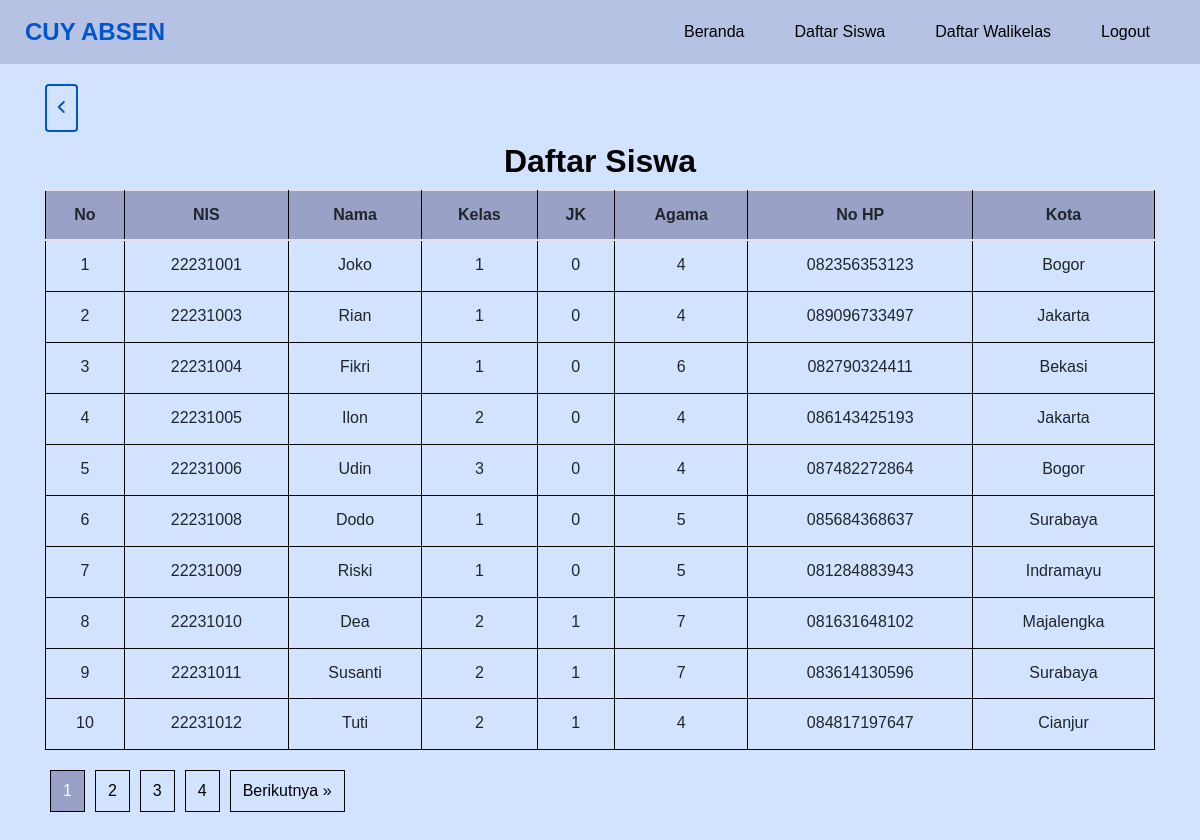
The page /siswa.php (signed in) on the database its author committed.
### tables this page shows
CREATE TABLE `siswa` (
  `nis` char(8) NOT NULL,
  `nama` varchar(11) DEFAULT NULL,
  `kelas` varchar(8) DEFAULT NULL,
  `jk` char(1) DEFAULT NULL,
  `agama` char(8) DEFAULT NULL,
  `no_hp` char(13) DEFAULT NULL,
  `kota` varchar(10) DEFAULT NULL
);

### siswa.php (the view, shortened to what this page needs)
<?php
include('db/conn.php');
$limit = 10;
$page = isset($_GET['page']) ? (int)$_GET['page'] : 1;
$offset = ($page - 1) * $limit;
$totalQuery = $conn->query("SELECT COUNT(*) AS total FROM siswa");
$totalData = $totalQuery->fetch_assoc()['total'];
$totalPages = ceil($totalData / $limit);
$result = $conn->query("SELECT * FROM siswa LIMIT $limit OFFSET $offset");
?>
<!DOCTYPE html>
<html>
<head>
  <link rel="stylesheet" type="text/css" href="css/bootstrap.css" />
  <link rel="stylesheet" href="https://cdnjs.cloudflare.com/ajax/libs/font-awesome/6.0.0/css/all.min.css">
  <link href="css/style.css" rel="stylesheet" />
</head>
<body>
  <section class="siswa-section">
    <div class="container">
      <div class="row">
        <div class="col-lg-12 col-md-12">
          <div class="siswa-box">
            <div class="back-button">
              <button type="button" onclick="window.history.back();" class="outlined"><i class="fa-solid fa-angle-left"></i></button>
            </div>
            <h2>Daftar Siswa</h2>
            <table class="table">
              <thead>
                <tr>
                  <th>No</th>
                  <th>NIS</th>
                  <th>Nama</th>
                  <th>Kelas</th>
                  <th>JK</th>
                  <th>Agama</th>
                  <th>No HP</th>
                  <th>Kota</th>
                </tr>
              </thead>
              <tbody>
                <?php
                $nomor = $offset + 1;
                while ($row = $result->fetch_assoc()):
                ?>
                    <tr>
                        <td><?= $nomor; ?></td>
                        <td><?= htmlspecialchars($row['nis']); ?></td>
                        <td><?= htmlspecialchars($row['nama']); ?></td>
                        <td><?= htmlspecialchars($row['kelas']); ?></td>
                        <td><?= htmlspecialchars($row['jk']); ?></td>
                        <td><?= htmlspecialchars($row['agama']); ?></td>
                        <td><?= htmlspecialchars($row['no_hp']); ?></td>
                        <td><?= htmlspecialchars($row['kota']); ?></td>
                    </tr>
                <?php
                    $nomor++;
                endwhile;
                ?>
              </tbody>
            </table>
            <div class="pagination">
              <?php for ($i = 1; $i <= $totalPages; $i++): ?>
                <a href="?page=<?php echo $i; ?>" <?php echo ($i == $page) ? 'class="active"' : ''; ?>>
                  <?php echo $i; ?>
                </a>
              <?php endfor; ?>
              <?php if ($page < $totalPages): ?>
                <a href="?page=<?php echo $page + 1; ?>">Berikutnya &raquo;</a>
              <?php endif; ?>
            </div>
          </div>
        </div>
      </div>
    </div>
  </section>
</body>
</html>

### css/style.css (style rules this page uses)
body { font-family: 'poppins', sans-serif; color: #D1E3FF; }
h1, h2 { font-family: 'poppins', sans-serif; color: #000; text-align: center; font-weight: bold; }
a, a:hover, a:focus { text-decoration: none; }
.hero_area { background-color: #d1e3ff; }
.header_section { position: sticky; top: 0; background-color: rgba(153, 161, 199, 0.5); z-index: 1000; }
.header_section .header_bottom { padding: 10px 0; }
.header_section .container-fluid { padding-right: 25px; padding-left: 25px; }
.navbar-brand { padding: 0; margin: 0; color: #000000; font-weight: bold; font-size: 24px; font-weight: bold; }
.navbar-brand span { color: #0355cc; text-transform: uppercase; }
.custom_nav-container { padding: 0; }
.custom_nav-container .navbar-nav { margin-left: auto; }
.custom_nav-container .navbar-nav .nav-item .nav-link { padding: 10px 25px; color: #000000; text-align: center; }
.siswa-section { height: 100vh; }
.siswa-section .siswa-box { margin-top: 10px; }
body { background-color: #d1e3ff; color: #fff; margin: 0; padding: 0; }
table { width: 250%; height: 70vh; border-collapse: collapse; margin-top: 10px; }
table th, table td { border: 1px solid #000; text-align: center; padding: 8px; }
table th { background-color: #99A1C7; }
.pagination { margin: 20px 0 ; text-align: center; }
.pagination a { margin: 0 5px; padding: 8px 12px; text-decoration: none; border: 1px solid #000; color: #000; }
.pagination a.active { background-color: #99A1C7; color: white; border-color: #000; }
button { padding: 10px 5px; font-size: 16px; cursor: pointer; border-radius: 4px; width: 100%; margin-top: 10px; box-sizing: border-box; }
.outlined { background-color: transparent; color: #0355cc; border: 2px solid #0355cc; }

### css/responsive.css (style rules this page uses)
@media (min-width: 1200px) { .container { max-width: 1170px; } }

### siswa.php (style rules this page uses)
.back-button { width: 3%; margin-bottom: 10px; }

### rows shown on the page
siswa: nis "22231001", nama "Joko", kelas "1", jk "0", agama "4", no_hp "082356353123", kota "Bogor"
siswa: nis "22231003", nama "Rian", kelas "1", jk "0", agama "4", no_hp "089096733497", kota "Jakarta"
siswa: nis "22231004", nama "Fikri", kelas "1", jk "0", agama "6", no_hp "082790324411", kota "Bekasi"
siswa: nis "22231005", nama "Ilon", kelas "2", jk "0", agama "4", no_hp "086143425193", kota "Jakarta"
siswa: nis "22231006", nama "Udin", kelas "3", jk "0", agama "4", no_hp "087482272864", kota "Bogor"
siswa: nis "22231008", nama "Dodo", kelas "1", jk "0", agama "5", no_hp "085684368637", kota "Surabaya"
siswa: nis "22231009", nama "Riski", kelas "1", jk "0", agama "5", no_hp "081284883943", kota "Indramayu"
siswa: nis "22231010", nama "Dea", kelas "2", jk "1", agama "7", no_hp "081631648102", kota "Majalengka"
siswa: nis "22231011", nama "Susanti", kelas "2", jk "1", agama "7", no_hp "083614130596", kota "Surabaya"
siswa: nis "22231012", nama "Tuti", kelas "2", jk "1", agama "4", no_hp "084817197647", kota "Cianjur"
